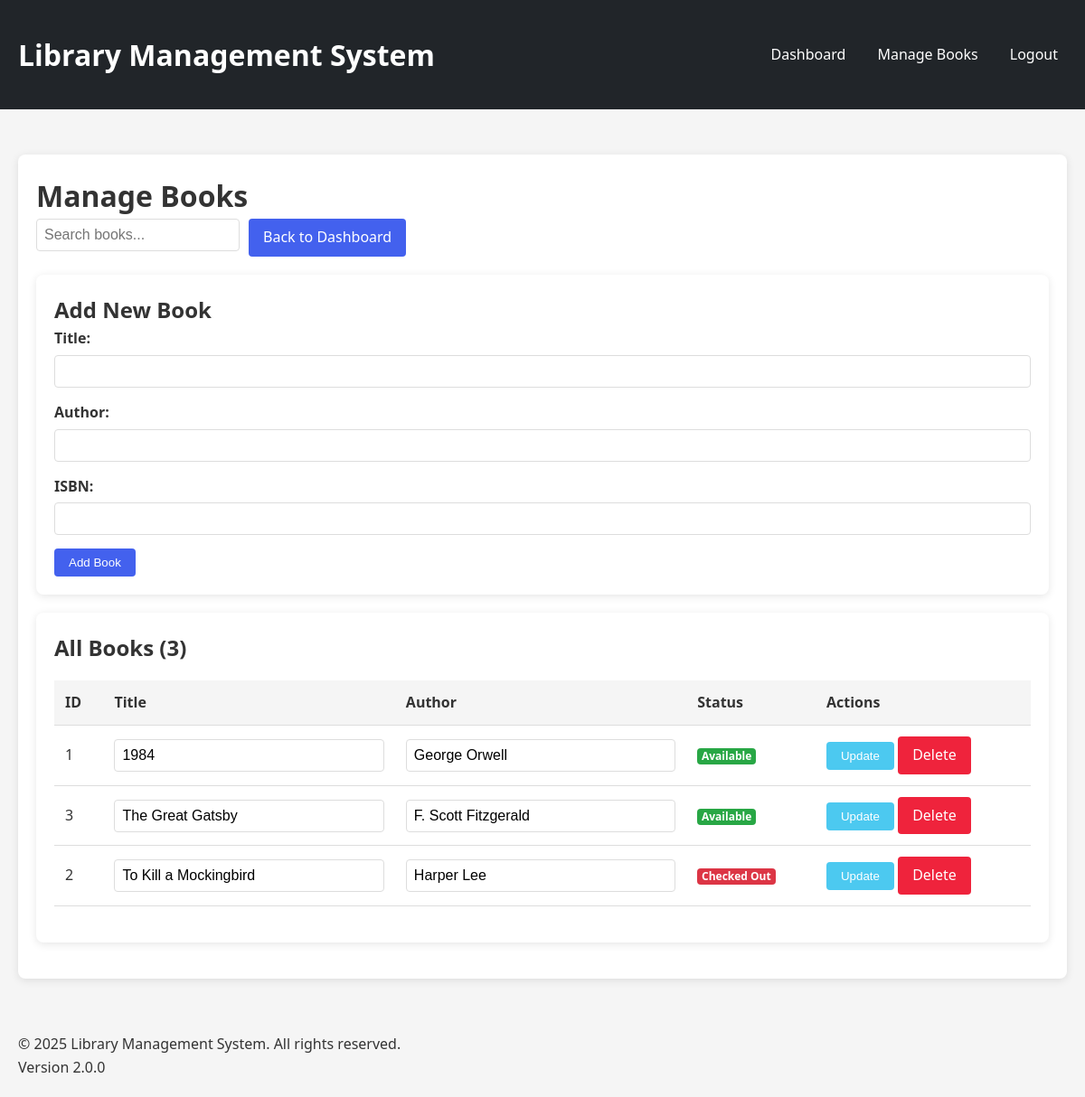
The app's page /manage_books.php (signed in) with its own data.
### tables this page shows
CREATE TABLE IF NOT EXISTS `books` (
  `book_id` int(11) NOT NULL AUTO_INCREMENT,
  `title` varchar(150) NOT NULL,
  `author` varchar(100) DEFAULT NULL,
  `is_checked_out` tinyint(1) DEFAULT 0,
  PRIMARY KEY (`book_id`)
);

### manage_books.php (the view, shortened to what this page needs)
<?php
require_once 'db.php';
$search = isset($_GET['search']) ? trim($_GET['search']) : '';
$books = $conn->query("SELECT * FROM books ORDER BY title");
include 'includes/header.php';
?>
<div class="card">
    <h1>Manage Books</h1>
    <div class="search-container">
        <form method="get" class="flex-grow-1">
            <input type="text" name="search" class="form-control" placeholder="Search books..." value="<?php echo htmlspecialchars($search); ?>">
        </form>
        <a href="admin_dashboard.php" class="btn btn-secondary">Back to Dashboard</a>
    </div>
    <div class="card">
        <h2>Add New Book</h2>
        <form method="post">
            <div class="form-group">
                <label for="title">Title:</label>
                <input type="text" id="title" name="title" class="form-control" required>
            </div>
            <div class="form-group">
                <label for="author">Author:</label>
                <input type="text" id="author" name="author" class="form-control">
            </div>
            <div class="form-group">
                <label for="isbn">ISBN:</label>
                <input type="text" id="isbn" name="isbn" class="form-control">
            </div>
            <button type="submit" name="add" class="btn btn-primary">Add Book</button>
        </form>
    </div>
    <div class="card mt-4">
        <h2>All Books (<?php echo $books->num_rows; ?>)</h2>
        <table>
            <thead>
                <tr>
                    <th>ID</th>
                    <th>Title</th>
                    <th>Author</th>
                    <th>Status</th>
                    <th>Actions</th>
                </tr>
            </thead>
            <tbody>
                <?php while ($row = $books->fetch_assoc()): ?>
                    <tr>
                        <form method="post">
                            <td><?php echo $row['book_id']; ?></td>
                            <td>
                                <input type="text" name="title" class="form-control" value="<?php echo htmlspecialchars($row['title']); ?>">
                            </td>
                            <td>
                                <input type="text" name="author" class="form-control" value="<?php echo htmlspecialchars($row['author']); ?>">
                            </td>
                            <td>
                                <?php if ($row['is_checked_out']): ?>
                                    <span class="badge badge-danger">Checked Out</span>
                                <?php else: ?>
                                    <span class="badge badge-success">Available</span>
                                <?php endif; ?>
                            </td>
                            <td>
                                <button name="edit" class="btn btn-success btn-sm">Update</button>
                                <a href="?delete=<?php echo $row['book_id']; ?>" class="btn btn-danger btn-sm" onclick="return confirm('Are you sure?')">Delete</a>
                            </td>
                        </form>
                    </tr>
                <?php endwhile; ?>
            </tbody>
        </table>
    </div>
</div>
<?php include 'includes/footer.php'; ?>

### includes/header.php (shortened to what this page needs)
<!DOCTYPE html>
<html lang="en">
<head>
    <link rel="stylesheet" href="assets/css/style.css">
</head>
<body>
<header>
    <div class="container">
        <h1>Library Management System</h1>
        <nav>
    <?php if (isset($_SESSION['admin'])): ?>
        <a href="admin_dashboard.php">Dashboard</a>
        <a href="manage_books.php">Manage Books</a>
        <a href="logout.php">Logout</a>
    <?php elseif (isset($_SESSION['student_id'])): ?>
        <a href="student_dashboard.php">Dashboard</a>
        <a href="logout.php">Logout</a>
    <?php endif; ?>
</nav>
    </div>
</header>
<main class="container">

### includes/footer.php (shortened to what this page needs)
</main>
<footer class="bg-dark text-white py-4 mt-4">
    <div class="container text-center">
        <p class="mb-0">&copy; <?= date('Y') ?> Library Management System. All rights reserved.</p>
        <p class="mb-0 small">Version 2.0.0</p>
    </div>
</footer>
</body>
</html>

### assets/css/style.css (style rules this page uses)
:root { --primary-color: #3498db; --secondary-color: #2980b9; --accent-color: #e74c3c; --light-color: #ecf0f1; --dark-color: #2c3e50; --success-color: #2ecc71; --warning-color: #f39c12; --danger-color: #e74c3c; }
* { box-sizing: border-box; margin: 0; padding: 0; }
body { font-family: 'Segoe UI', Tahoma, Geneva, Verdana, sans-serif; line-height: 1.6; color: #333; background-color: #f5f5f5; padding: 0; margin: 0; }
.container { max-width: 1200px; margin: 0 auto; padding: 20px; }
header { background-color: var(--dark-color); color: white; padding: 15px 0; margin-bottom: 30px; }
header .container { display: flex; justify-content: space-between; align-items: center; }
nav { display: flex; gap: 15px; }
nav a { color: white; text-decoration: none; padding: 5px 10px; border-radius: 4px; transition: background-color 0.3s; }
.card { background: white; border-radius: 8px; box-shadow: 0 2px 10px rgba(0, 0, 0, 0.1); padding: 20px; margin-bottom: 20px; }
.btn { display: inline-block; background-color: var(--primary-color); color: white; padding: 8px 16px; border: none; border-radius: 4px; cursor: pointer; text-decoration: none; transition: background-color 0.3s; }
.btn-danger { background-color: var(--danger-color); }
.btn-success { background-color: var(--success-color); }
.form-group { margin-bottom: 15px; }
.form-group label { display: block; margin-bottom: 5px; font-weight: bold; }
.form-control { width: 100%; padding: 8px; border: 1px solid #ddd; border-radius: 4px; font-size: 16px; }
table { width: 100%; border-collapse: collapse; margin: 20px 0; }
table th, table td { padding: 12px 15px; text-align: left; border-bottom: 1px solid #ddd; }
table th { background-color: var(--light-color); font-weight: bold; }
:root { --primary-color: #4361ee; --secondary-color: #3a0ca3; --accent-color: #f72585; --light-color: #f8f9fa; --dark-color: #212529; --success-color: #4cc9f0; --warning-color: #f8961e; --danger-color: #ef233c; --info-color: #4895ef; }
.badge { display: inline-block; padding: 0.35em 0.65em; font-size: 0.75em; font-weight: 700; line-height: 1; text-align: center; white-space: nowrap; vertical-align: baseline; border-radius: 0.25rem; }
.badge-success { color: #fff; background-color: var(--success-color); }
.badge-danger { color: #fff; background-color: var(--danger-color); }
.search-container { display: flex; gap: 10px; margin-bottom: 20px; }
.search-container input { flex: 1; }
table { width: 100%; border-collapse: collapse; margin-top: 1rem; }
table th, table td { padding: 0.75rem; text-align: left; border-bottom: 1px solid #ddd; }
table th { background-color: #f5f5f5; font-weight: 600; }
.badge { display: inline-block; padding: 0.25em 0.4em; font-size: 75%; font-weight: 700; line-height: 1; text-align: center; white-space: nowrap; vertical-align: baseline; border-radius: 0.25rem; }
.badge-success { color: #fff; background-color: #28a745; }
.badge-danger { color: #fff; background-color: #dc3545; }

### records on screen
books: book_id "1", title "1984", author "George Orwell", is_checked_out "Available"
books: book_id "3", title "The Great Gatsby", author "F. Scott Fitzgerald", is_checked_out "Available"
books: book_id "2", title "To Kill a Mockingbird", author "Harper Lee", is_checked_out "Checked Out"

### other values on screen
$books->num_rows "3"
